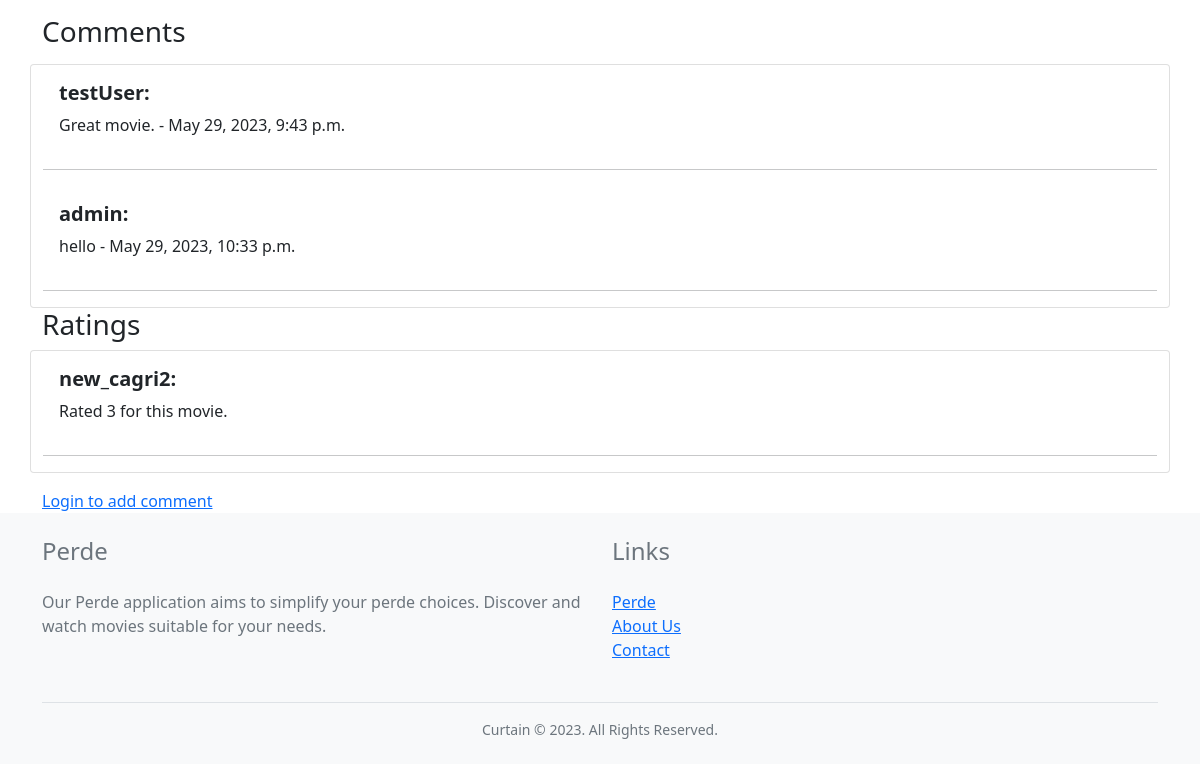
Before: /movie/Fury (lower part) with the older database file.
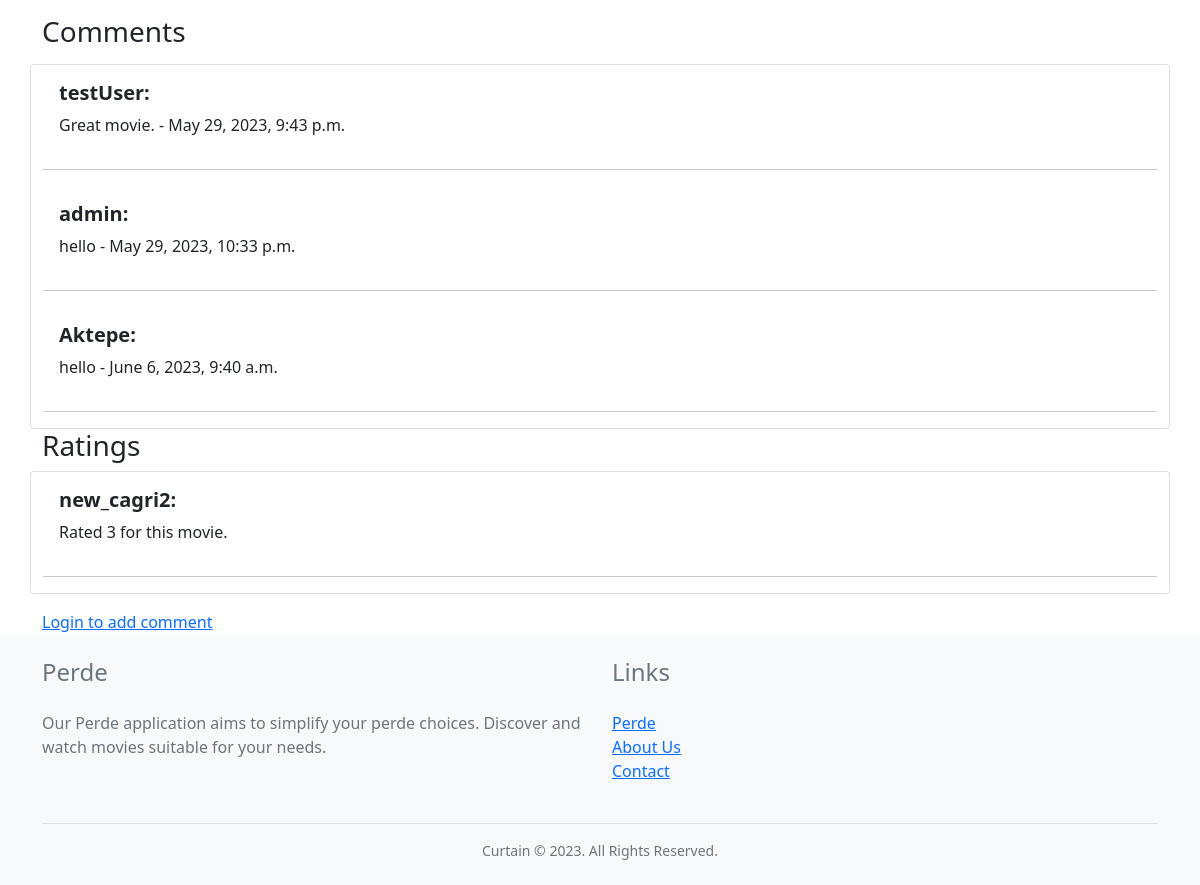
After: the same page with the newer database file.
### HomeApp/models.py (models this page shows, shortened)
class Comment(models.Model):
    user = models.ForeignKey('auth.User', on_delete=models.CASCADE, verbose_name='User')
    movie = models.ForeignKey(Movie, on_delete=models.CASCADE, related_name='comments')
    comment = models.TextField()
    created_date = models.DateTimeField(auto_now_add=True)

class Rating(models.Model):
    user = models.ForeignKey('auth.User', on_delete=models.CASCADE, verbose_name='User')
    movie = models.ForeignKey(Movie, on_delete=models.CASCADE, related_name='ratings')
    rating = models.IntegerField()

### HomeApp/views.py (the view)
# urls.py: path('movie/<str:movie_name>', HomeApp.views.movie, name='movie'),
def movie(request, movie_name):
    movie_name = movie_name.lower().capitalize()
    comments = Movie.objects.get(title=movie_name).comments.all()
    return render(request, 'movie.html', {'movie': Movie.objects.get(title=movie_name), 'comments': comments})

### HomeApp/models.py (called while the page is built)
    def __str__(self):
        return self.name

### HomeApp/templates/movie.html (shortened to what this page needs)
{% extends 'base.html' %}
{% block content %}
<div class="container">
    <div class="row">
        <h3 class="mt-3 mb-3">Comments</h3>
        <div class="card ">
            {% if movie.comments.all %}
                {% for comment in movie.comments.all %}
                    <div class="card-body">
                        <h5 class="card-title"><b>{{comment.user}}:</b></h5>
                        <p class="card-text">{{comment.comment}} - {{comment.created_date}}</p>
                    </div>
                    <hr>
                {% endfor %}
            {% else %}
                <p class="card-text p-3">No comments yet</p>
            {% endif %}
        </div>
        <h3>Ratings</h3>
        <div class="card mb-3">
            {% if movie.ratings.all %}
                {% for rating in movie.ratings.all %}
                    <div class="card-body">
                        <h5 class="card-title"><b>{{rating.user}}:</b></h5>
                        <p class="card-text">Rated {{rating.rating}} for this movie.</p>
                    </div>
                    <hr>
                {% endfor %}
            {% else %}
                <p class="card-text p-3">No ratings yet</p>
            {% endif %}
        </div>
                {% if user.is_authenticated %}
                    <form action="{% url 'add-comment' movie.title %}" method="POST">
                    {% csrf_token %}
                    <div class="mb-3">
                        <label for="comment" class="form-label"><span class="fw-bold fst-italic">Write a comment</span></label>
                        <textarea class="form-control" name="comment" id="comment" cols="30" rows="5" placeholder="comment...."></textarea>
                        <br>
                        <button class="btn btn-primary" type="submit">Submit</button>
                    </div>
                    </form>
                    <h3>Rating</h3>
                    <form action="{% url 'rate' movie.title %}" method="POST">
                    {% csrf_token %}
                    <div class="mb-3 ">
                        <div class="row">
                            <div class="col-9">
                                <input type="number" name="rating" id="rating" min="0" max="5" class="form-control" placeholder="Give a rate">
                            </div>
                            <div class="col-3">
                                <input type="submit" value="Rate" class="btn btn-primary w-100" >
                            </div>
                        </div>
                    </div>
                    </form>
                {% else %}
                    <a href="{% url 'login' %}">Login to add comment</a>
                {% endif %}
    </div>
</div>
{% endblock %}

Changed rows visible on the page:
added Comment: user "Aktepe", comment "hello", created_date "June 6, 2023, 9:40 a.m."
